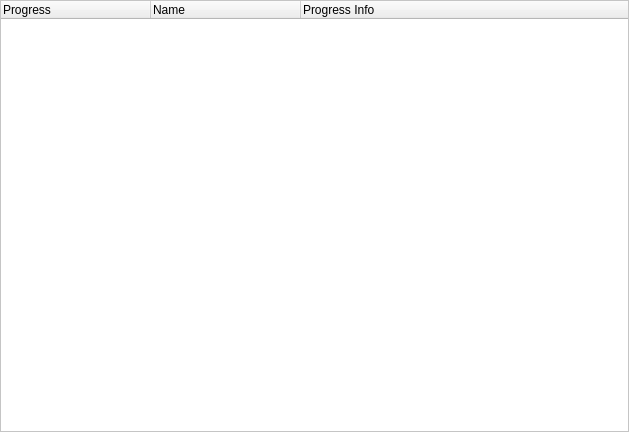
<?xml version="1.0" encoding="UTF-8"?>
<ui version="4.0">
 <class>TaskList</class>
 <widget class="QWidget" name="TaskList">
  <property name="geometry">
   <rect>
    <x>0</x>
    <y>0</y>
    <width>629</width>
    <height>432</height>
   </rect>
  </property>
  <property name="palette">
   <palette>
    <active>
     <colorrole role="Base">
      <brush brushstyle="SolidPattern">
       <color alpha="255">
        <red>255</red>
        <green>255</green>
        <blue>255</blue>
       </color>
      </brush>
     </colorrole>
     <colorrole role="Window">
      <brush brushstyle="SolidPattern">
       <color alpha="255">
        <red>255</red>
        <green>255</green>
        <blue>255</blue>
       </color>
      </brush>
     </colorrole>
    </active>
    <inactive>
     <colorrole role="Base">
      <brush brushstyle="SolidPattern">
       <color alpha="255">
        <red>255</red>
        <green>255</green>
        <blue>255</blue>
       </color>
      </brush>
     </colorrole>
     <colorrole role="Window">
      <brush brushstyle="SolidPattern">
       <color alpha="255">
        <red>255</red>
        <green>255</green>
        <blue>255</blue>
       </color>
      </brush>
     </colorrole>
    </inactive>
    <disabled>
     <colorrole role="Base">
      <brush brushstyle="SolidPattern">
       <color alpha="255">
        <red>255</red>
        <green>255</green>
        <blue>255</blue>
       </color>
      </brush>
     </colorrole>
     <colorrole role="Window">
      <brush brushstyle="SolidPattern">
       <color alpha="255">
        <red>255</red>
        <green>255</green>
        <blue>255</blue>
       </color>
      </brush>
     </colorrole>
    </disabled>
   </palette>
  </property>
  <property name="windowTitle">
   <string>Form</string>
  </property>
  <layout class="QVBoxLayout" name="verticalLayout">
   <property name="spacing">
    <number>0</number>
   </property>
   <property name="margin">
    <number>0</number>
   </property>
   <item>
    <widget class="QTreeWidget" name="LTaskList">
     <property name="sizePolicy">
      <sizepolicy hsizetype="Expanding" vsizetype="Expanding">
       <horstretch>0</horstretch>
       <verstretch>0</verstretch>
      </sizepolicy>
     </property>
     <property name="contextMenuPolicy">
      <enum>Qt::CustomContextMenu</enum>
     </property>
     <property name="selectionMode">
      <enum>QAbstractItemView::ExtendedSelection</enum>
     </property>
     <property name="iconSize">
      <size>
       <width>20</width>
       <height>20</height>
      </size>
     </property>
     <property name="textElideMode">
      <enum>Qt::ElideRight</enum>
     </property>
     <property name="indentation">
      <number>0</number>
     </property>
     <property name="rootIsDecorated">
      <bool>false</bool>
     </property>
     <property name="uniformRowHeights">
      <bool>true</bool>
     </property>
     <property name="itemsExpandable">
      <bool>false</bool>
     </property>
     <property name="wordWrap">
      <bool>false</bool>
     </property>
     <attribute name="headerCascadingSectionResizes">
      <bool>false</bool>
     </attribute>
     <attribute name="headerDefaultSectionSize">
      <number>150</number>
     </attribute>
     <attribute name="headerMinimumSectionSize">
      <number>0</number>
     </attribute>
     <column>
      <property name="text">
       <string>Progress</string>
      </property>
     </column>
     <column>
      <property name="text">
       <string>Name</string>
      </property>
     </column>
     <column>
      <property name="text">
       <string>Progress Info</string>
      </property>
     </column>
    </widget>
   </item>
  </layout>
 </widget>
 <resources/>
 <connections/>
</ui>
